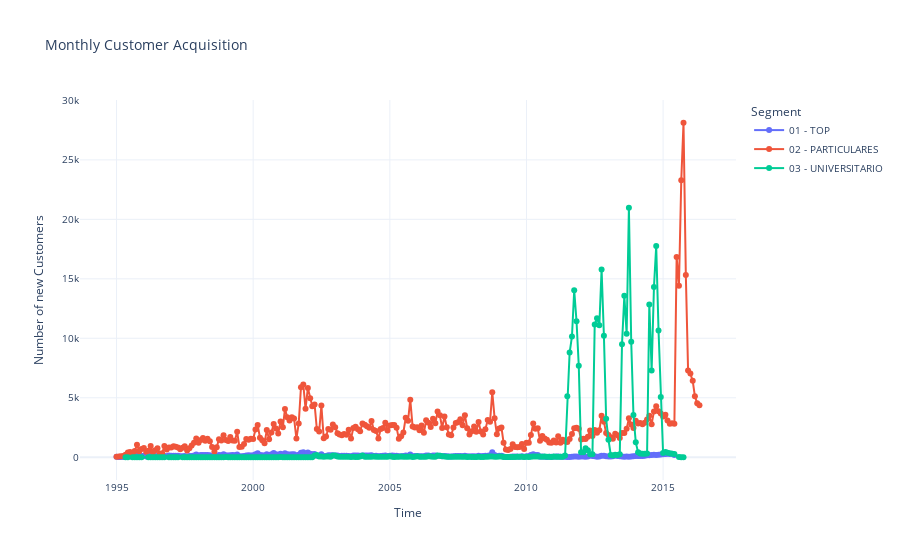

Notebook cell for this chart:
### Code cell
#Convert the fecha alta to datetime format
df_train['fecha_alta'] = pd.to_datetime(df_train['fecha_alta'])

#Extract Year and Month
df_train['year'] = df_train['fecha_alta'].dt.year
df_train['month'] = df_train['fecha_alta'].dt.month

#Generate a dataframe for unique customers
df_unique_customers = df_train.drop_duplicates(subset='ncodpers')
monthly_unique_customers = (
    df_unique_customers
    .groupby(['year','month', 'segmento'])
    .size()
    .reset_index(name='num_new_customers')
)

# Month Year column on unique customers
monthly_unique_customers['month_year'] = pd.to_datetime(
    monthly_unique_customers[['year', 'month']].assign(day=1)
)

#Plot the line
fig = px.line(
    monthly_unique_customers,
    x = 'month_year',
    y = 'num_new_customers',
    color = 'segmento',
    markers = True,
    title='Monthly Customer Acquisition',
    labels={
        'num_new_customers':'Number of new Customers',
        'month_year':'Time'
    } 
)
fig.update_layout(
    legend_title='Segment',
    font=dict(size=10),
    template='plotly_white'
)
fig.show()

### Figure 1 — Plotly figure (JSON) as saved in the notebook; plotly's stock layout.template omitted (floating-point values rounded to 4 significant figures; data arrays with more than 128 entries replaced by an {"elided": "..."} marker saying what was removed)
{"data": [{"hovertemplate": "segmento=01 - TOP<br>Time=%{x}<br>Number of new Customers=%{y}<extra></extra>", "legendgroup": "01 - TOP", "line": {"color": "#636efa", "dash": "solid"}, "marker": {"symbol": "circle"}, "mode": "lines+markers", "name": "01 - TOP", "orientation": "v", "showlegend": true, "type": "scatter", "x": {"elided": "246 str values"}, "xaxis": "x", "y": {"elided": "246 int values"}, "yaxis": "y"}, {"hovertemplate": "segmento=02 - PARTICULARES<br>Time=%{x}<br>Number of new Customers=%{y}<extra></extra>", "legendgroup": "02 - PARTICULARES", "line": {"color": "#EF553B", "dash": "solid"}, "marker": {"symbol": "circle"}, "mode": "lines+markers", "name": "02 - PARTICULARES", "orientation": "v", "showlegend": true, "type": "scatter", "x": {"elided": "257 str values"}, "xaxis": "x", "y": {"elided": "257 int values"}, "yaxis": "y"}, {"hovertemplate": "segmento=03 - UNIVERSITARIO<br>Time=%{x}<br>Number of new Customers=%{y}<extra></extra>", "legendgroup": "03 - UNIVERSITARIO", "line": {"color": "#00cc96", "dash": "solid"}, "marker": {"symbol": "circle"}, "mode": "lines+markers", "name": "03 - UNIVERSITARIO", "orientation": "v", "showlegend": true, "type": "scatter", "x": {"elided": "240 str values"}, "xaxis": "x", "y": {"elided": "240 int values"}, "yaxis": "y"}], "layout": {"font": {"size": 10}, "legend": {"title": {"text": "Segment"}, "tracegroupgap": 0}, "title": {"text": "Monthly Customer Acquisition"}, "xaxis": {"anchor": "y", "domain": [0, 1], "title": {"text": "Time"}}, "yaxis": {"anchor": "x", "domain": [0, 1], "title": {"text": "Number of new Customers"}}}}
